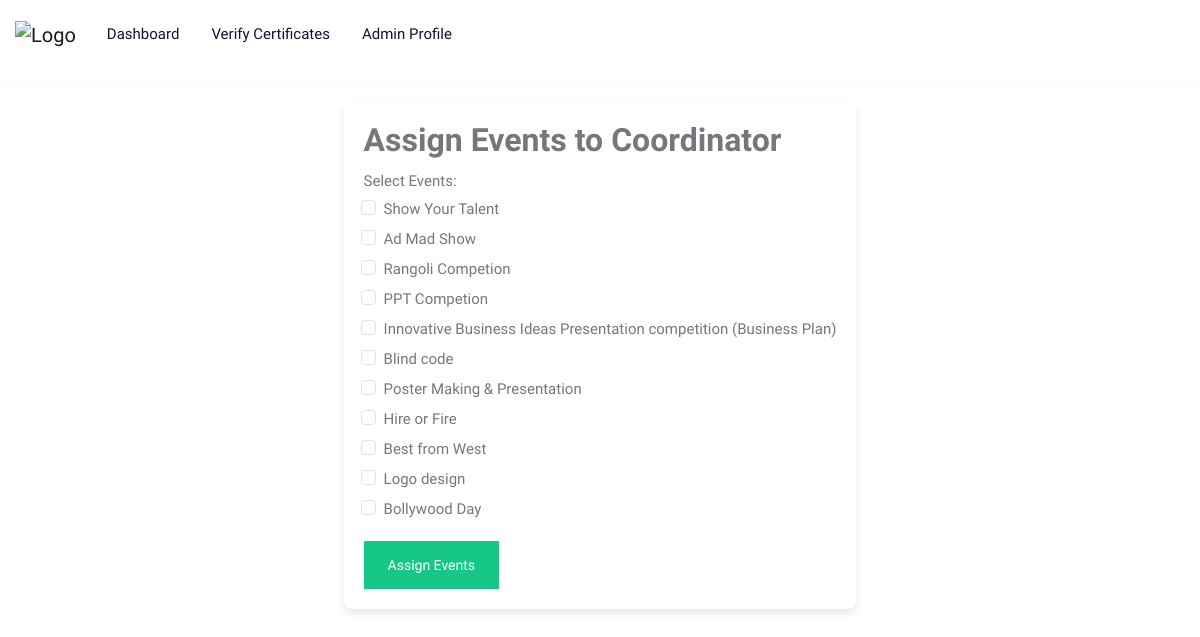
The page /admin/assign_event.php on the database its author committed.
### tables this page shows
CREATE TABLE `events` (
  `event_id` int(11) NOT NULL,
  `event_name` varchar(255) NOT NULL,
  `location` varchar(255) DEFAULT NULL,
  `event_date` date DEFAULT NULL,
  `event_time` time DEFAULT NULL,
  `image_link` varchar(255) DEFAULT NULL,
  `description` text DEFAULT NULL
);

### admin/assign_event.php (the view, shortened to what this page needs)
<?php
include('db_connection.php');
$events_query = "SELECT * FROM events";
$events_result = mysqli_query($conn, $events_query);
$assigned_events = [];
?>
<!DOCTYPE html>
<html lang="en">
<head>
    <link href="https://cdn.jsdelivr.net/npm/bootstrap@5.3.0-alpha1/dist/css/bootstrap.min.css" rel="stylesheet">
</head>
<body>
<?php include('header.php'); ?>
<div class="d-flex justify-content-center align-items-center">
    <div class="box">
        <h2>Assign Events to Coordinator</h2>
        <form method="POST">
            <label>Select Events:</label><br>
            <?php if (mysqli_num_rows($events_result) > 0): ?>
                <?php while ($event = mysqli_fetch_assoc($events_result)): ?>
                    <div class="form-check">
                        <input class="form-check-input" type="checkbox" name="events[]" value="<?php echo $event['event_id']; ?>"
                        <?php echo in_array($event['event_id'], $assigned_events) ? 'checked' : ''; ?>>
                        <label class="form-check-label"><?php echo $event['event_name']; ?></label>
                    </div>
                <?php endwhile; ?>
            <?php else: ?>
                <p>No events available to assign.</p>
            <?php endif; ?>
            <input type="submit" name="assign" value="Assign Events" class="btn btn-primary mt-3">
        </form>
    </div>
</div>
</body>
</html>

### admin/header.php (shortened to what this page needs)
<!DOCTYPE html>
<html lang="en">
<head>
    <link rel="stylesheet" href="../css/bootstrap.min.css">
    <link rel="stylesheet" href="../css/bootstrap-slider.css">
    <link rel="stylesheet" href="../css/jquery-ui.css">
    <link rel="stylesheet" href="../css/layerslider.css">
    <link rel="stylesheet" href="../css/color.css" id="color-change">
    <link rel="stylesheet" href="../css/owl.carousel.min.css">
    <link rel="stylesheet" href="../css/font-awesome.min.css">
    <link rel="stylesheet" href="../fonts/flaticon/flaticon.css">
    <link rel="stylesheet" href="../css/style.css">
</head>
<body>
<div id="wrapper">
    <div class="row">
        <header id="header" class="transparent-header-modern fixed-header-bg-white w-100">
            <div class="main-nav secondary-nav hover-success-nav py-2">
                <div class="container">
                    <div class="row">
                        <div class="col-lg-12">
                            <nav class="navbar navbar-expand-lg navbar-light p-0">
                                <a class="navbar-brand position-relative" href="index.php">
                                    <img class="nav-logo" src="https://www.sangamnercollege.edu.in/images/shikshan-logo.png" alt="Logo" style="width: 125px; height: 56px;">
                                </a>
                                <div class="collapse navbar-collapse" id="navbarSupportedContent">
                                    <ul class="navbar-nav me-auto">
                                        <?php $currentPage = basename($_SERVER['PHP_SELF']); ?>
                                        <li class="nav-item">
                                            <a class="nav-link <?php echo ($currentPage == 'index.php') ? 'active' : ''; ?>" href="index.php">Dashboard</a>
                                        </li>
                                        <li class="nav-item">
                                            <a class="nav-link <?php echo ($currentPage == 'decode_certificate.php') ? 'active' : ''; ?>" href="decode_certificate.php">Verify Certificates</a>
                                        </li>
                                        <li class="nav-item">
                                            <a class="nav-link <?php echo ($currentPage == 'admin_profile.php') ? 'active' : ''; ?>" href="admin_profile.php">Admin Profile</a>
                                        </li>
                                    </ul>
                                </div>
                            </nav>
                        </div>
                    </div>
                </div>
            </div>
            <hr>
        </header>
    </div>
</div>
</body>
</html>

### css/color.css (style rules this page uses)
:root { --theme-ordinary-color: #74777b; }
:root { --theme-primary-color: #17c788; }
:root { --theme-secondary-color: #0d1432; }
:root { --theme-white-color: #fff; }
:root { --theme-light-color: #f8f8f8; }
:root { --theme-gray-color: #f5f5f5; }
:root { --theme-footer-color: #091b4b; }
:root { --theme-dark-color: #091b4b; }
:root { --text-light-color: #a3a7af; }
:root { --theme-primary-opacity-color: rgba(11, 191, 141, .8); }
:root { --theme-secondary-opacity-color: rgba(13,20,50,0.7); }
:root { --theme-white-opacity-color: rgba(255, 255, 255, 0.3); }
:root { --theme-dark-opacity-color: rgba(0, 0, 0, 0.5); }
:root { --theme-ordinary-font: 'Muli', sans-serif; }
:root { --theme-highlight-font: 'Comfortaa', cursive; }

### css/style.css (style rules this page uses)
.container, .container-fluid { transition: all 0.6s ease 0s; -moz-transition: all 0.6s ease 0s; -webkit-transition: all 0.6s ease 0s; -o-transition: all 0.6s ease 0s; }
.text-ordinary, a.text-ordinary, .text-ordinary a, body, .dropdown-item, .footer-widget li a, .text-ordinary .jslider .jslider-label, .breadcrumb-item > a, .list-text-white a.dropdown-item { color: var(--theme-ordinary-color); }
.featured-thumb .quantity li span, .property-btn li a, .secondary-nav .navbar-nav .nav-link, .view-category button a, .nav-pills .nav-link, .dashboard-top-left .dropdown-item, .dashboard-top-right .dropdown-item, .dashboard-panel .message-list .message-action a, .navigation_link_widget li a, blockquote { color: var(--theme-secondary-color); }
.btn-primary, .btn-primary:hover, .btn-ordinary:hover { color: var(--theme-white-color); background-color: var(--theme-primary-color); border-color: var(--theme-primary-color); }
.transation-3s, .transation-3s:hover, .hover-zoomer img, .hover-bg-white, a, a:hover, .btn, .btn:hover, .radio-check label, .message-list li .message-action, .timeline-item .circle, .timeline-item .date-time, .clip-item .fa-times { -moz-transition: all 300ms ease-in-out 0s; -webkit-transition: all 300ms ease-in-out 0s; -o-transition: all 300ms ease-in-out 0s; -ms-transition: all 300ms ease-in-out 0s; transition: all 300ms ease-in-out 0s; }
body { font-family: var(--theme-ordinary-font); font-size: 15px; line-height: 28px; }
h1, .h1, h2, .h2, h3, .h3, h4, .h4, h5, .h5, h6, .h6 { font-family: var(--theme-highlight-font); font-weight: 700; }
ul, ol { padding: 0; margin: 0; list-style: none; }
a, a:hover, .btn-link, .btn-link:hover { text-decoration: none; cursor: pointer; }
img { width: 100%; }
.btn { padding: 0px 23px; font-size: 14px; border-radius: 0; line-height: 46px; font-weight: 500; }
.navbar-expand-lg .navbar-nav .nav-link { padding: 12px 15px; margin-right: 2px; font-size: 15px; border-radius: 3px; font-weight: 500; }
::placeholder { font: var(--theme-ordinary-font); font-size: 15px; font-weight: 400; color: #fff; }
.d-flex label { margin-bottom: 0; }
@media (min-width: 992px) { .navbar .navbar-nav li a, .navbar .navbar-nav li ul.dropdown-menu { -moz-transition: all 300ms ease-in-out 0s; -ms-transition: all 300ms ease-in-out 0s; -o-transition: all 300ms ease-in-out 0s; -webkit-transition: all 300ms ease-in-out 0s; transition: all 300ms ease-in-out 0s; } }

### admin/assign_event.php (style rules this page uses)
.box { justify:box; max-width:700px; background: #ffffff; border-radius: 8px; box-shadow: 0 4px 8px rgba(0, 0, 0, 0.1); padding: 20px; }

### rows shown on the page
events: event_name "Show Your Talent"
events: event_name "Ad Mad Show"
events: event_name "Rangoli Competion"
events: event_name "PPT Competion"
events: event_name "Innovative Business Ideas Presentation competition (Business Plan)"
events: event_name "Blind code"
events: event_name "Poster Making & Presentation"
events: event_name "Hire or Fire"
events: event_name "Best from West"
events: event_name "Logo design"
events: event_name "Bollywood Day"
